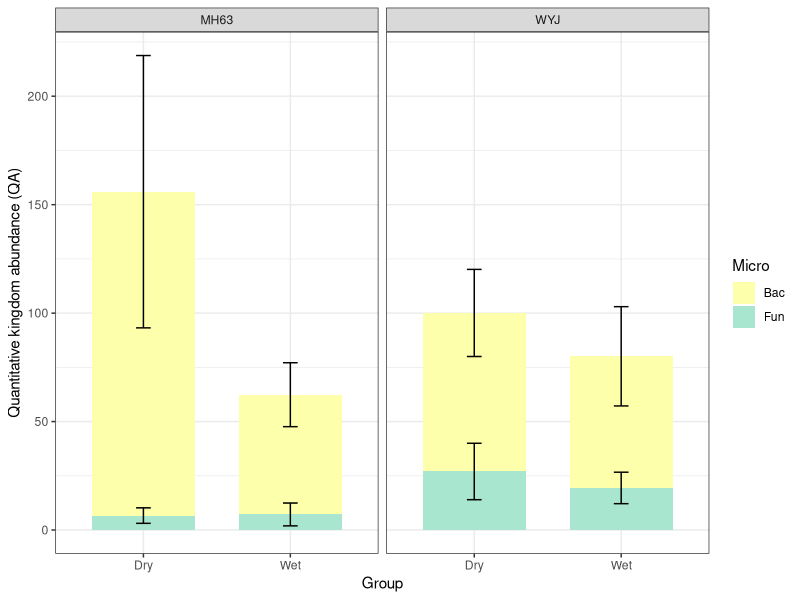
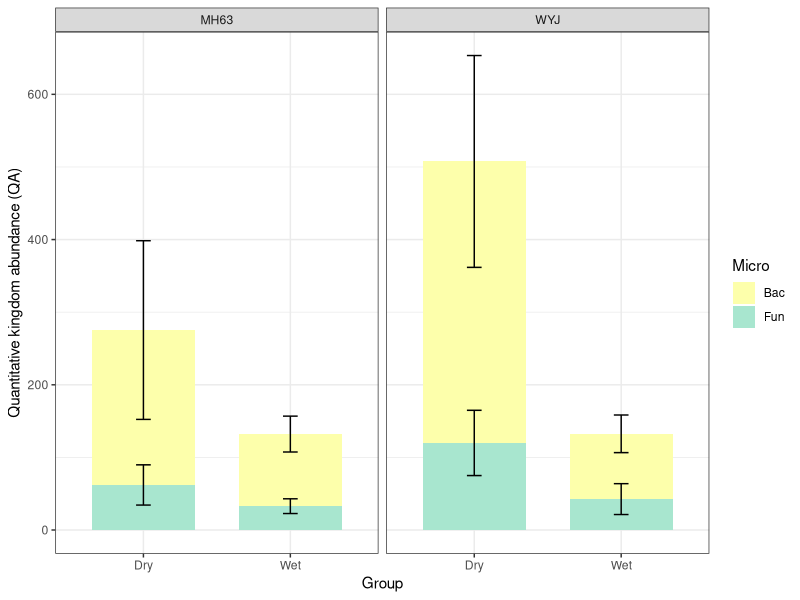
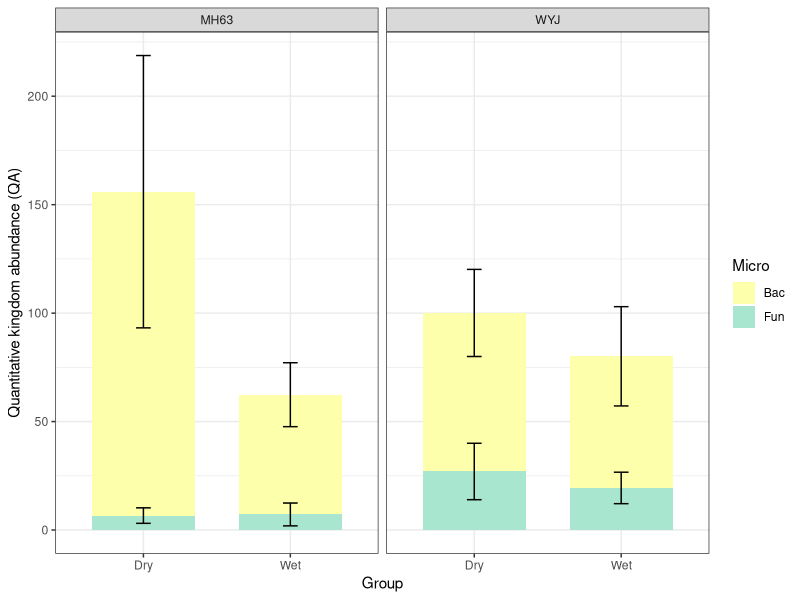
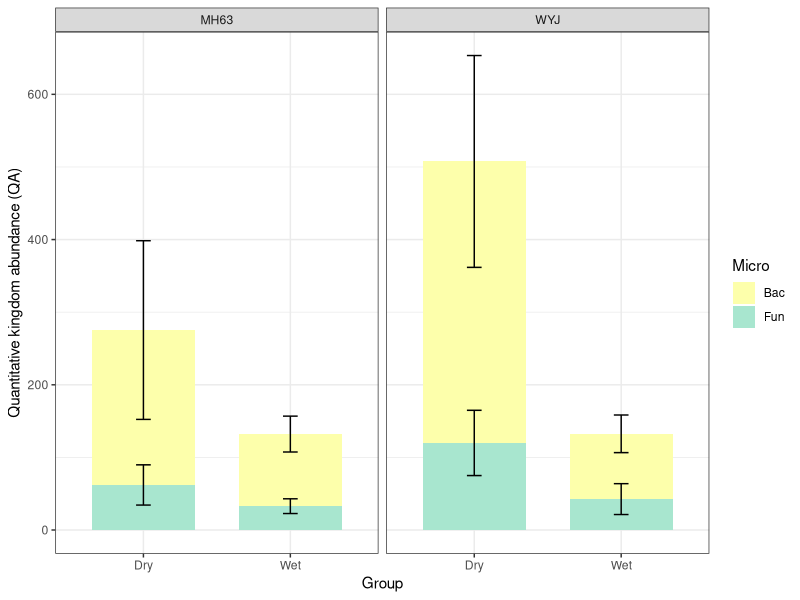

The R source for these figures, in order:
setwd("/mnt/bai/qinyuan/xiaoxuan/QA/")
print(paste("Your working directory is in",getwd()))
library(ggplot2)
library(dplyr)

load <- read.csv("data/Fig5f.csv", header = T)

## AH 竖版

data_AH <- filter(load, Site == "AH")

p3 <- ggplot(data_AH , aes(x= Type, y = Mean, fill = Micro )) + 
  geom_bar(stat = "identity", width=0.7) + 
  geom_errorbar(aes(ymin=Mean2-Error, ymax=Mean2+Error), width=.1) +
  labs(x="Group", y="Quantitative kingdom abundance (QA)") +
  facet_wrap(~Genotype, ncol = 2) +
  scale_fill_manual(values = c("#fdffab","#a8e6cf"))+
  theme_bw()
p3
ggsave(paste("result/Fig5f-data_AH.pdf", sep=""), p3, width = 5, height = 6)


## HN

data_HN <- filter(load, Site == "HN")

p4 <- ggplot(data_HN , aes(x= Type, y = Mean, fill = Micro )) + 
  geom_bar(stat = "identity", width=0.7) + 
  geom_errorbar(aes(ymin=Mean2-Error, ymax=Mean2+Error), width=.1) +
  labs(x="Group", y="Quantitative kingdom abundance (QA)") +
  facet_wrap(~Genotype, ncol = 2) +
  scale_fill_manual(values = c("#fdffab","#a8e6cf"))+
  theme_bw()
p4
ggsave(paste("result/Fig5f-data_HN.pdf", sep=""), p4, width = 5, height = 6)


